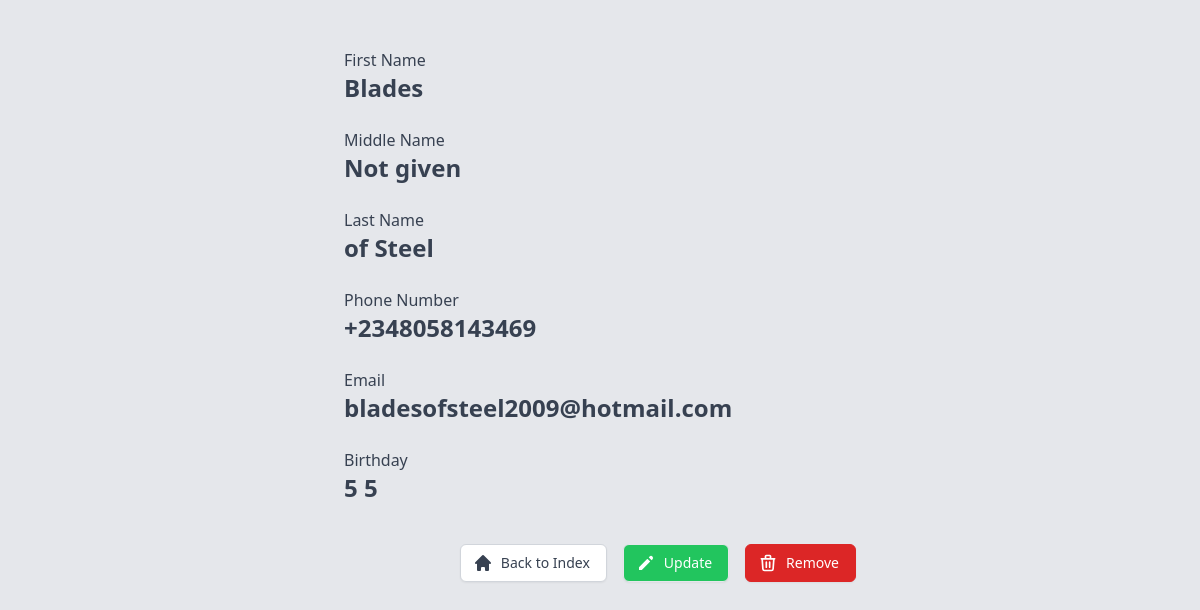
/staff/116, run on an earlier commit of the app's database.
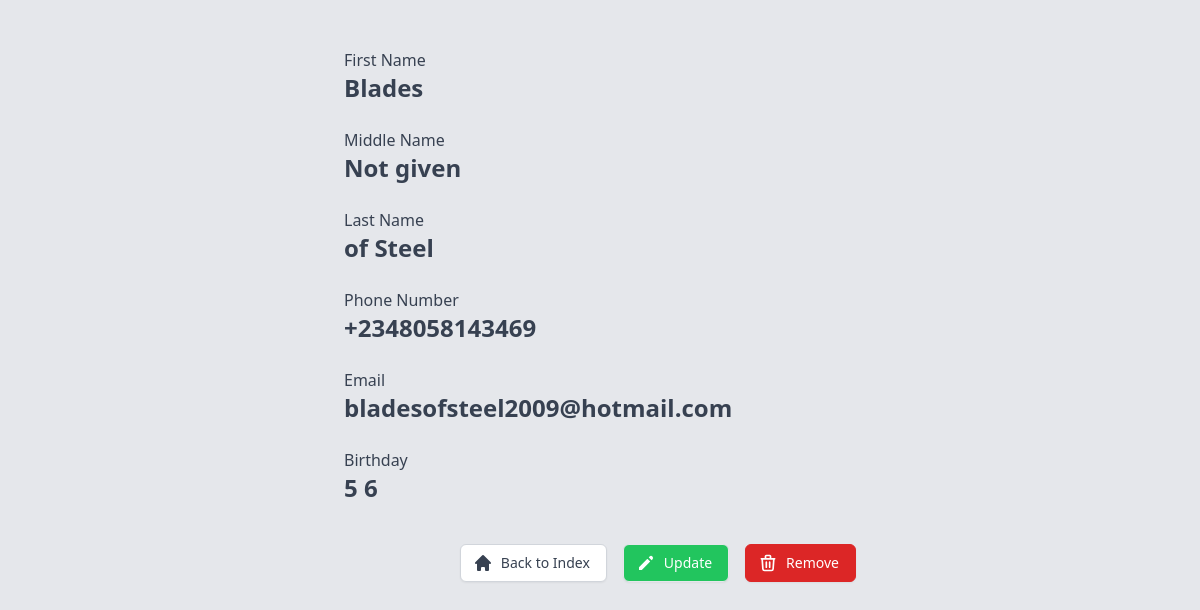
And on a later commit of the database.
### sendmail/models.py (models this page shows, shortened)
class staffDetails(models.Model):
    first_name = models.CharField(verbose_name='First Name', max_length = 20)
    middle_name = models.CharField(verbose_name='Middle Name', max_length = 20, null = True, blank = True)
    last_name = models.CharField(verbose_name='Last Name', max_length = 20)
    phone_number = PhoneNumberField(verbose_name='Phone Number', null = True, blank = True)
    email = models.EmailField(verbose_name='Official Email', max_length = 254, help_text = 'Official Email(e.g. j.doe@edostate.gov.ng)')
    MONTHS = (
        (1, 'January'),
        (2, 'February'),
        (3, 'March'),
        (4, 'April'),
        (5, 'May'),
        (6, 'June'),
        (7, 'July'),
        (8, 'August'),
        (9, 'September'),
        (10, 'October'),
        (11, 'November'),
        (12, 'December')
    )
    birth_month = models.IntegerField(
        verbose_name='Birth Month',
        choices = MONTHS,
        default = 1,
        blank = False,
        help_text = 'Birth month of staff')
    birth_day = models.IntegerField(verbose_name='Birth Day', blank = True, null = True)

### sendmail/views.py (the view)
# urls.py: re_path(r'^staff/(?P<pk>\d+)$', views.staffDetailsView.as_view(), name='staffdetails'),
class staffDetailsView(DetailView):
    model = staffDetails
    context_object_name = 'staff'  # your own name for the list as a template variable
    template_name = 'staffdetails.html'
    def get_context_data(self, **kwargs):
        context = super(staffDetailsView, self).get_context_data(**kwargs)
        context['title'] = "Staff's Details"
        return context

### sendmail/templates/staffdetails.html (shortened to what the changed rows need)
{% load static tailwind_tags %}
{% load static %}
{% load widget_tweaks %}
<!DOCTYPE html>
<html lang="en">
	<head>
		{% tailwind_css %}
	</head>
	<body class="bg-gray-200 font-sans py-8 px-4">
        <div class="min-h-full flex items-center justify-center py-8 px-4 sm:px-6 lg:px-8">
            <div class="max-w-lg w-full">
                <section class="-mt-4">
                    <div>
                        <p class="font-medium text-gray-700">First Name</p>
                        <p class="text-2xl text-gray-700 font-bold">{{ staff.first_name }}</p>
                        <br>
                    </div>
                    <div>
                        <p class="font-medium text-gray-700">Last Name</p>
                        <p class="text-2xl text-gray-700 font-bold">{{ staff.last_name }}</p>
                        <br>
                    </div>
                    <div>
                        <p class="font-medium text-gray-700">Phone Number</p>
                        <p class="text-2xl text-gray-700 font-bold">{{ staff.phone_number }}</p>
                        <br>
                    </div>
                    <div>
                        <p class="font-medium text-gray-700">Email</p>
                        <p class="text-2xl text-gray-700 font-bold">{{ staff.email }}</p>
                        <br>
                    </div>
                    <div>
                        <p class="font-medium text-gray-700">Birthday</p>
                        <p class="text-2xl text-gray-700 font-bold">{{ staff.birth_month }} {{ staff.birth_day }}</p>
                        <br>
                    </div>
                </section>
            </div>
        </div>
	</body>
</html>

What changed in the data, as far as the page shows it:
changed staffDetails "Blades": birth_day "5" → "6"
